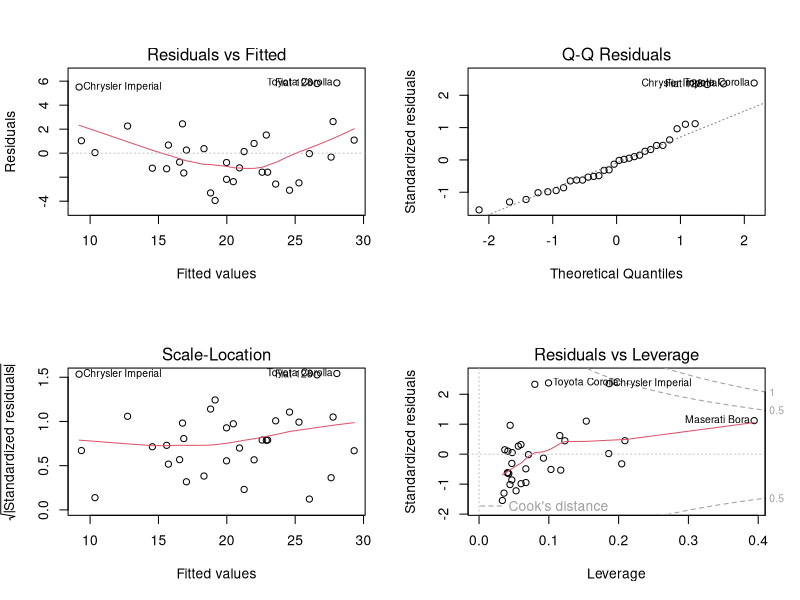
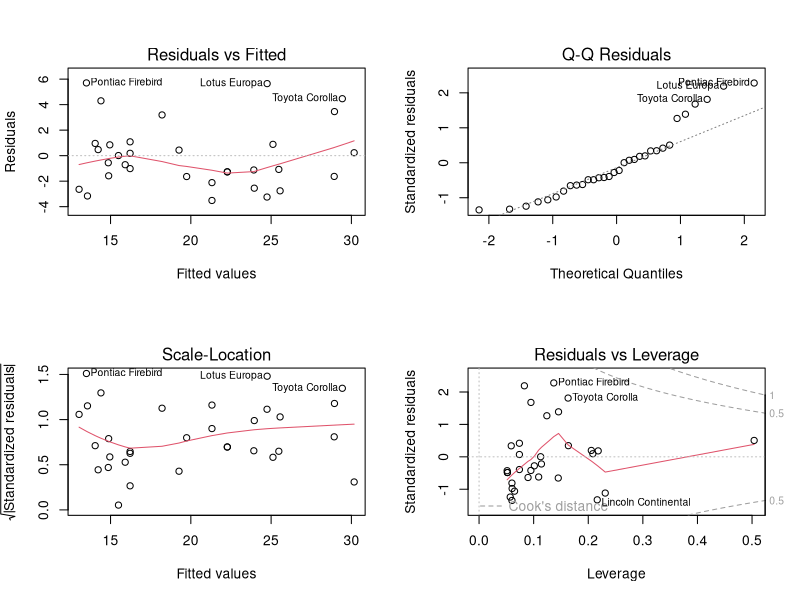

Reproduce these figures in R, in order. (Note: this script raises an error after producing the figures.)

# Fuel Efficiency Analysis
# Multivariate Linear Regression (Instructor)
# More than one regressor

# fit the univariate model
lm_univariate = lm(mpg ~ hp, data=mtcars)

# fit a linear model of horsepower and weight on mpg
lm_multivariate = lm(mpg ~ hp + wt, data=mtcars)

# see the details of the model
summary(lm_multivariate)

# do an F-test comparing the univariate model to the multivariate one
anova(lm_multivariate, lm_univariate)

# show the diagnostic plots
par(mfrow=c(2, 2))
plot(lm_multivariate)

# fit a linear model of every varialble on mpg
lm_kitchen = lm(mpg ~ ., data=mtcars)

# see the details of the model
summary(lm_kitchen)

# do an F-test comparing the kitchen sink to the multivariate model
anova(lm_kitchen, lm_multivariate)

# fit a linear model of horsepower, displacement and their interaction on mpg
lm_interaction = lm(mpg ~ hp * disp, data=mtcars)

# see the details of the model
summary(lm_interaction)

# do an F-test comparing the model to the multivariate one
anova(lm_interaction, lm_multivariate)

# do an F-test comparing the model to the univariate one
anova(lm_interaction, lm_univariate)


# show the diagnostic plots
par(mfrow=c(2, 2))
plot(lm_interaction)

# fit the model regressing horsepower and it square on mpg
lm_quadratic = lm(mpg ~ poly(hp, 2), data=mtcars)

# show some details of the quadratic model
summary(lm_quadratic)

# use an F-test to compare the cubic and quadratic models
anova(lm_cubic, lm_quadratic)

# show the diagnostic plots for the quadratic model
par(mfrow=c(2, 2))
plot(lm_quadratic)

